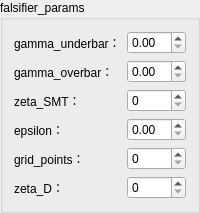
                 <widget class="QGroupBox" name="groupBox_5">
                  <property name="title">
                   <string>falsifier_params</string>
                  </property>
                  <layout class="QGridLayout" name="gridLayout_5">
                   <item row="0" column="0">
                    <widget class="QLabel" name="label_32">
                     <property name="toolTip">
                      <string extracomment="SMT 域下界"/>
                     </property>
                     <property name="toolTipDuration">
                      <number>3</number>
                     </property>
                     <property name="text">
                      <string>gamma_underbar：</string>
                     </property>
                    </widget>
                   </item>
                   <item row="0" column="1">
                    <widget class="QDoubleSpinBox" name="doubleSpinGammaUnderbar"/>
                   </item>
                   <item row="1" column="0">
                    <widget class="QLabel" name="label_33">
                     <property name="toolTip">
                      <string extracomment="SMT 域上界"/>
                     </property>
                     <property name="toolTipDuration">
                      <number>3</number>
                     </property>
                     <property name="text">
                      <string>gamma_overbar：</string>
                     </property>
                    </widget>
                   </item>
                   <item row="1" column="1">
                    <widget class="QDoubleSpinBox" name="doubleSpinGammaOverbar"/>
                   </item>
                   <item row="2" column="0">
                    <widget class="QLabel" name="label_34">
                     <property name="toolTip">
                      <string extracomment="CE box 后添加到数据集的点数"/>
                     </property>
                     <property name="toolTipDuration">
                      <number>3</number>
                     </property>
                     <property name="text">
                      <string>zeta_SMT：</string>
                     </property>
                    </widget>
                   </item>
                   <item row="2" column="1">
                    <widget class="QSpinBox" name="spinZetaSMT"/>
                   </item>
                   <item row="3" column="0">
                    <widget class="QLabel" name="label_35">
                     <property name="toolTip">
                      <string extracomment="Lie 导数条件松弛参数"/>
                     </property>
                     <property name="toolTipDuration">
                      <number>3</number>
                     </property>
                     <property name="text">
                      <string>epsilon：</string>
                     </property>
                    </widget>
                   </item>
                   <item row="3" column="1">
                    <widget class="QDoubleSpinBox" name="doubleSpinEpsilon">
                     <property name="toolTip">
                      <string/>
                     </property>
                     <property name="toolTipDuration">
                      <number>-1</number>
                     </property>
                    </widget>
                   </item>
                   <item row="4" column="0">
                    <widget class="QLabel" name="label_36">
                     <property name="toolTip">
                      <string extracomment="离散证伪器采样网格大小"/>
                     </property>
                     <property name="toolTipDuration">
                      <number>3</number>
                     </property>
                     <property name="text">
                      <string>grid_points：</string>
                     </property>
                    </widget>
                   </item>
                   <item row="4" column="1">
                    <widget class="QSpinBox" name="spinGridPoints"/>
                   </item>
                   <item row="5" column="0">
                    <widget class="QLabel" name="label_37">
                     <property name="toolTip">
                      <string extracomment="DF 回调时添加的点数"/>
                     </property>
                     <property name="toolTipDuration">
                      <number>3</number>
                     </property>
                     <property name="text">
                      <string>zeta_D：</string>
                     </property>
                    </widget>
                   </item>
                   <item row="5" column="1">
                    <widget class="QSpinBox" name="spinZetaD"/>
                   </item>
                  </layout>
                 </widget>
